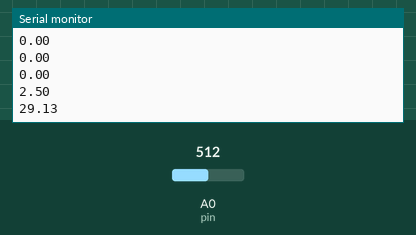
Bench run of a sketch on a simulated Arduino Uno, built with avr-gcc and run on an emulated ATmega328P. Parts: the last lines printed to the serial monitor. The test bench sets the inputs (shaded band); at power-on: A0 (pin) = 512.

Above: at 1.8 s.
1.9 s: A0 (pin) set to 0
At 2.8 s:
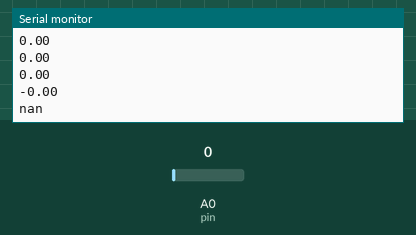
4.5 s: A0 (pin) set to 20
At 5.9 s:
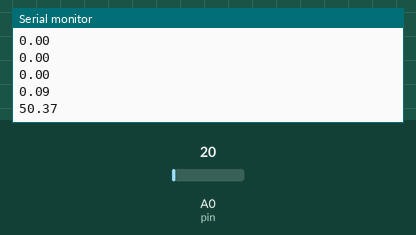
Timing chart, 0 to 7.5 s (numbered marks = the images above; inputs shaded):
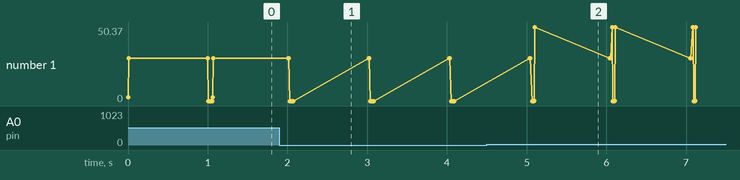

Measured:
- after the input at 1.9 s, the serial monitor: prints a new line after 0.18 s (image 1)
- after the input at 4.5 s, the serial monitor: prints a new line after 0.60 s (image 2)
- plotted number 1: 0 → 50.37 after the input at 4.5 s

The sketch:

sketch_2.ino
```cpp
#include <math.h>

const int resistance = 100000;
const int thermistor_val = 4275000;
#define PI 3.14159
const int pin = A0;
float voltage;
float temperature;

void setup() {
  // put your setup code here, to run once:
  Serial.begin(9600);
}

float* DFT(float temps[]){
  float* temps_frequecy = (float*)malloc(20 * sizeof(float));
  float sum_R, sum_I;

  for(int k = 0; k < 10; k++){
    sum_R = 0; sum_I = 0;
    for(int n = 0; n < 10; n++){
      sum_R += (float) temps[n] * cos(-2*PI*k*n/10);
      sum_I += (float) temps[n] * sin(-2*PI*k*n/10);
    }
    temps_frequecy[k] = sum_R;
    temps_frequecy[10+k] = sum_I;
  }

  return temps_frequecy;
}


float temp_values_TD[10];
float* temp_values_FD;
int current_index = 0;

void loop() {
  // put your main code here, to run repeatedly:

  voltage = (float) (5 / 1024.0) * (analogRead(pin)-1);
  Serial.println(voltage);
  temperature = 1.0/(log(voltage/5.0)/thermistor_val+1/298.15)-273.15;
  Serial.println(temperature);
  delay(1000);
  temp_values_TD[current_index] = temperature;
  for(int i=0;i<10;i++){Serial.println(temp_values_TD[i]);}
  current_index += 1;
  if (current_index >= 10){
    current_index = 0;
    temp_values_FD = DFT(temp_values_TD);
    for(int i=0;i<20;i++){Serial.println((*temp_values_FD+i));}
  }
}
```
